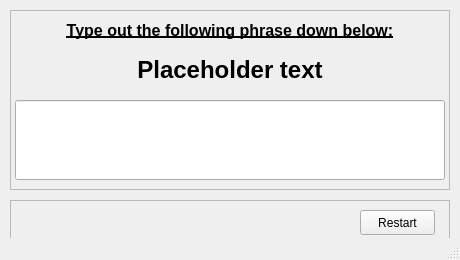
<?xml version="1.0" encoding="UTF-8"?>
<ui version="4.0">
 <class>MediumWindow</class>
 <widget class="QMainWindow" name="MediumWindow">
  <property name="geometry">
   <rect>
    <x>0</x>
    <y>0</y>
    <width>460</width>
    <height>260</height>
   </rect>
  </property>
  <property name="windowTitle">
   <string>Typing Speed Test- Easy</string>
  </property>
  <property name="windowIcon">
   <iconset>
    <normaloff>../assets/icon.png</normaloff>../assets/icon.png</iconset>
  </property>
  <widget class="QWidget" name="centralwidget">
   <widget class="QFrame" name="easy_input_frame">
    <property name="geometry">
     <rect>
      <x>10</x>
      <y>10</y>
      <width>440</width>
      <height>180</height>
     </rect>
    </property>
    <property name="frameShape">
     <enum>QFrame::StyledPanel</enum>
    </property>
    <property name="frameShadow">
     <enum>QFrame::Raised</enum>
    </property>
    <widget class="QLineEdit" name="easyLineEdit">
     <property name="geometry">
      <rect>
       <x>5</x>
       <y>90</y>
       <width>430</width>
       <height>80</height>
      </rect>
     </property>
     <property name="font">
      <font>
       <family>Arial</family>
       <pointsize>26</pointsize>
       <weight>75</weight>
       <bold>true</bold>
      </font>
     </property>
     <property name="inputMethodHints">
      <set>Qt::ImhLowercaseOnly|Qt::ImhNoAutoUppercase|Qt::ImhNoPredictiveText</set>
     </property>
     <property name="alignment">
      <set>Qt::AlignCenter</set>
     </property>
    </widget>
    <widget class="QLabel" name="easy_label">
     <property name="geometry">
      <rect>
       <x>10</x>
       <y>40</y>
       <width>420</width>
       <height>40</height>
      </rect>
     </property>
     <property name="font">
      <font>
       <family>Arial</family>
       <pointsize>18</pointsize>
       <weight>75</weight>
       <bold>true</bold>
      </font>
     </property>
     <property name="text">
      <string>Placeholder text</string>
     </property>
     <property name="alignment">
      <set>Qt::AlignCenter</set>
     </property>
    </widget>
    <widget class="QLabel" name="easy_title_label">
     <property name="geometry">
      <rect>
       <x>20</x>
       <y>10</y>
       <width>400</width>
       <height>20</height>
      </rect>
     </property>
     <property name="font">
      <font>
       <family>Arial</family>
       <pointsize>12</pointsize>
       <weight>75</weight>
       <bold>true</bold>
       <underline>true</underline>
      </font>
     </property>
     <property name="text">
      <string>Type out the following phrase down below:</string>
     </property>
     <property name="alignment">
      <set>Qt::AlignCenter</set>
     </property>
    </widget>
   </widget>
   <widget class="QFrame" name="easy_button_frame">
    <property name="geometry">
     <rect>
      <x>10</x>
      <y>200</y>
      <width>440</width>
      <height>40</height>
     </rect>
    </property>
    <property name="frameShape">
     <enum>QFrame::StyledPanel</enum>
    </property>
    <property name="frameShadow">
     <enum>QFrame::Raised</enum>
    </property>
    <widget class="QPushButton" name="easy_restart">
     <property name="geometry">
      <rect>
       <x>350</x>
       <y>10</y>
       <width>75</width>
       <height>25</height>
      </rect>
     </property>
     <property name="text">
      <string>Restart</string>
     </property>
    </widget>
   </widget>
  </widget>
  <widget class="QStatusBar" name="statusbar"/>
 </widget>
 <resources/>
 <connections/>
</ui>
